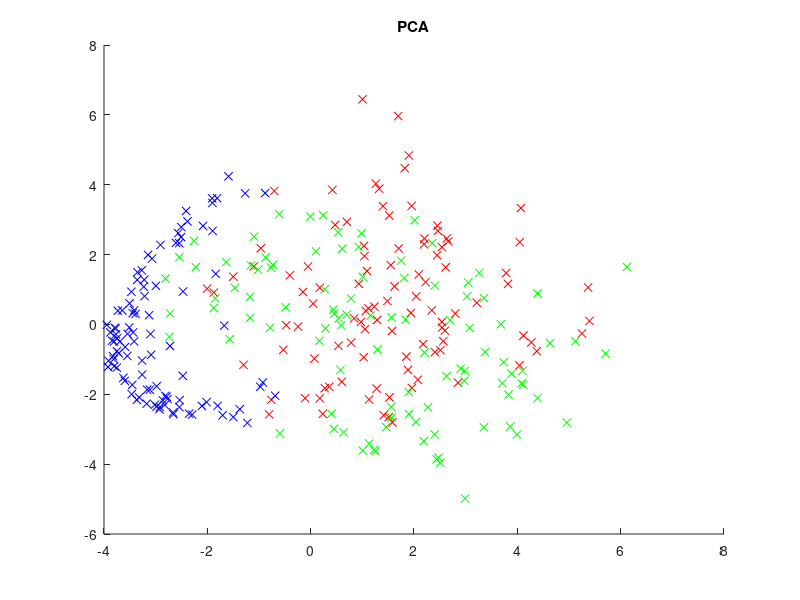

Write the MATLAB code that produced this figure. (Note: this script raises an error after producing the figure.)
% Prepare the workspace
close all 
clear all

% Load dataset in Matlab
load AC50001_assignment2_data.mat;

% Combine dataset
 data = [digit_eight, digit_five, digit_one];
 
% PCA
% PCA to reduce the dimensions of each image descriptor to two using the first two principal components
 trans_data = data';
 [coeff,score] = pca(trans_data, 'NumComponents', 2);
 figure;
 hold on;
 scatter(score(1:100,1), score(1:100,2),'r', 'x')
 scatter(score(101:200,1), score(101:200,2), 'g', 'x')
 scatter(score(201:300,1), score(201:300,2), 'b', 'x')
 title ('PCA');
 legend('Eights', 'Fives', 'Ones','Location','SE');
 grid on;
 hold off;
 
% K-means clustering, k=3
 rng(1); % For reproducibility
[idx,C] = kmeans(score,3);
x1 = min(score(:,1)):0.01:max(score(:,1));
x2 = min(score(:,2)):0.01:max(score(:,2));
[x1G,x2G] = meshgrid(x1,x2);
 % Define a fine grid on the plot
XGrid = [x1G(:),x2G(:)];
% Use kmeans to compute the distance from each centroid to points on a grid
idx2Region = kmeans(XGrid,3,'MaxIter',100,'Start',C);
%idx2Region = kmeans(XGrid,3,'Distance','cosine');

% Plot the cluster regions
figure;
gscatter(XGrid(:,1),XGrid(:,2),idx2Region,...
    [0,0.75,0.75;0.75,0,0.75;0.75,0.75,0],'..');
hold on
scatter(score(1:100,1), score(1:100,2),'c', 'x')
 scatter(score(101:200,1), score(101:200,2), 'm', 'x')
 scatter(score(201:300,1), score(201:300,2), 'y', 'x')
 title 'K-means clustering, k=3';
 legend('Region 1','Region 2','Region 3','Eights', 'Fives', 'Ones','Location','SE');
hold off


% Clustering using hierarchical clustering
rng(1);
% Chebychev distance
Cheb = pdist(score, 'chebychev');
chebtree = linkage(Cheb, 'weighted');
cophenet(chebtree, Cheb)
figure;
dendrogram(chebtree, 0);
gca.TickDir = 'out';
gca.TickLength = [.005 0];
gca.XTickLabel = [];
title 'Chebychev dendrogram';

% Cosine distance
cosD = pdist(score,'cosine');
costree = linkage(cosD, 'average');
cophenet(costree,cosD)
figure;
dendrogram(costree,0);
gca.TickDir = 'out';
gca.TickLength = [.002 0];
gca.XTickLabel = [];
title 'Cosine dendrogram';

% Plotting hierarchical clustering
hidx = cluster(costree,'criterion','distance','cutoff',0.85);
figure;
for i = 1:5
    clust = find(hidx==i);
    plot(score(clust,1),score(clust,2),'x');
    hold on
end
title 'Hierarchical clustering';
hold off
